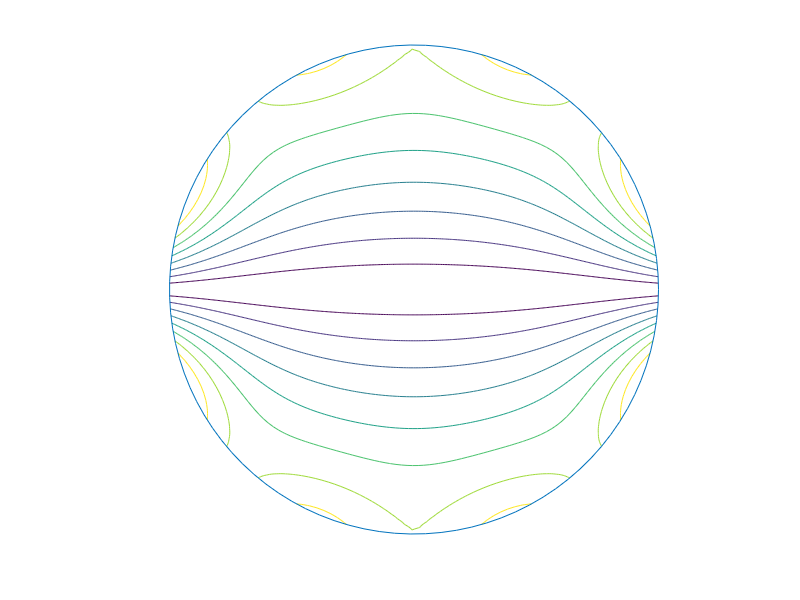

This chart was generated by the following MATLAB code:
clear;
clf;
[theta, r] = meshgrid (linspace (0,2*pi,200), linspace (0,1,200));
[X,Y]=pol2cart(theta,r);
Z=4/pi*(r.*sin(theta)+r.^3/3.*sin(3.*theta)+r.^5/5.*sin(5.*theta)+r.^7/7.*sin(7.*theta));
contour(X,Y,abs(Z),8);

hold on;

t = linspace(0,2*pi,100); 
circsx = 1.*cos(t) ; 
circsy = 1.*sin(t); 
plot(circsx,circsy); 

axis("square", "off", [-1 1 -1 1]);

print -mono -dpdflatexstandalone kcontourA.pdf
